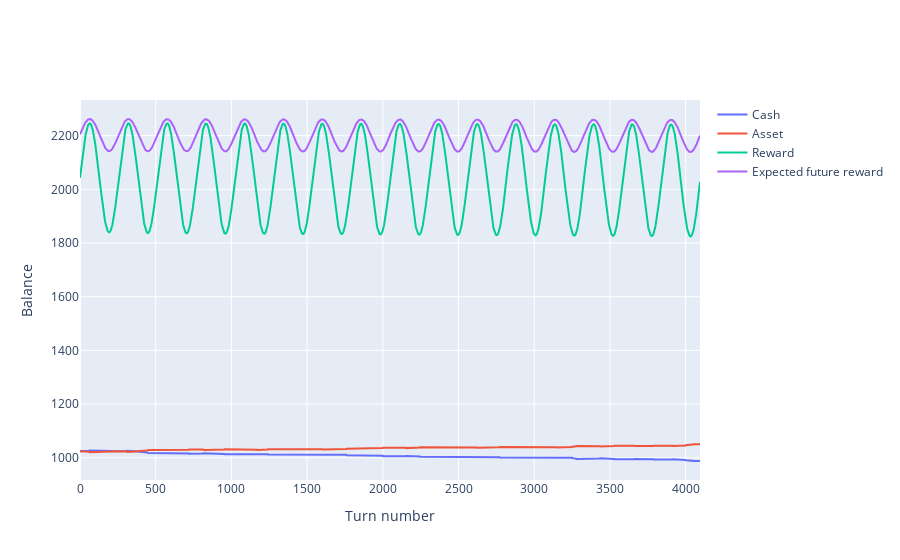

Notebook code cell kept with this figure:
### Code cell
balance_plot(turn_results)

### Figure 1 — Plotly figure (JSON) as saved in the notebook; plotly's stock layout.template omitted (floating-point values rounded to 4 significant figures; data arrays with more than 128 entries replaced by an {"elided": "..."} marker saying what was removed)
{"data": [{"name": "Cash", "type": "scatter", "y": {"elided": "4096 float values"}}, {"name": "Asset", "type": "scatter", "y": {"elided": "4096 int values"}}, {"name": "Reward", "type": "scatter", "y": {"elided": "4096 float values"}}, {"name": "Expected future reward", "type": "scatter", "y": {"elided": "4096 float values"}}], "layout": {"xaxis": {"title": {"text": "Turn number"}}, "yaxis": {"title": {"text": "Balance"}}}}
